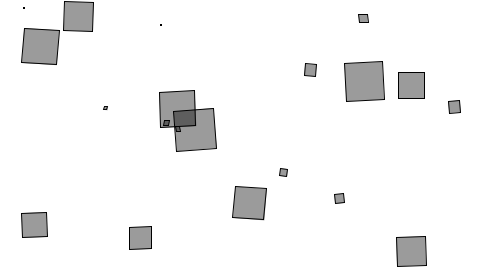
Frame 1 (no input)
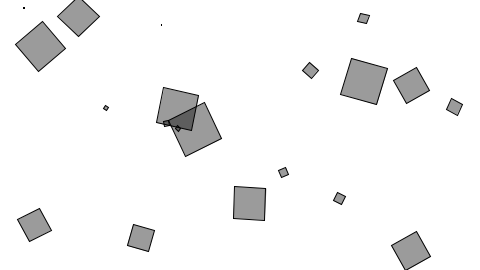
Frame 60 (the mouse pressed at the canvas centre just before this capture)
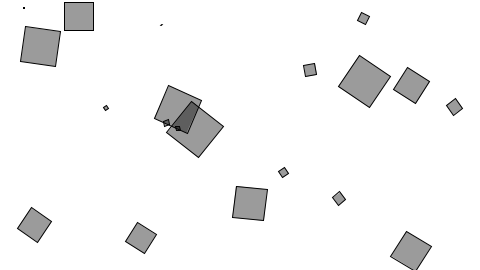
Frame 120 (the mouse held since frame 60 and released just before this capture)

The Processing sketch that drew these frames (run headless with seeded random() and noise(); from frame 60 on, the mouse is pressed at the canvas centre):

// Processing sketch: spinningObjects
// ── spinningObjects.pde
Rotater[] rotaters;

void setup() {
  size(480,270);
  
  rotaters = new Rotater[20];
  
  for(int i = 0 ; i<rotaters.length; i++) {
    rotaters[i] = new Rotater(random(width),random(height),random(-0.1,0.1),random(48));
  }
  
}

void draw() {
  background(255);
  
  for(int i = 0;i<rotaters.length; i++){
    rotaters[i].spin();
    rotaters[i].display();
  }
  
}

// ── Rotater.pde
class Rotater {
  
  float x,y;
  float theta;
  float speed;
  float w;
  
  Rotater(float tempX,float tempY, float tempSpeed, float tempW) {
    x = tempX;
    y = tempY;
    theta = 0;
    speed = tempSpeed;
    w = tempW;
  }
  
  
  void spin() {
    theta += speed;
  }
  
  void display() {
    rectMode(CENTER);
    stroke(0);
    fill(0,100);
    
    pushMatrix();
    translate(x,y);
    rotate(theta);
    rect(0,0,w,w);
    popMatrix();
    
  }
  
}
